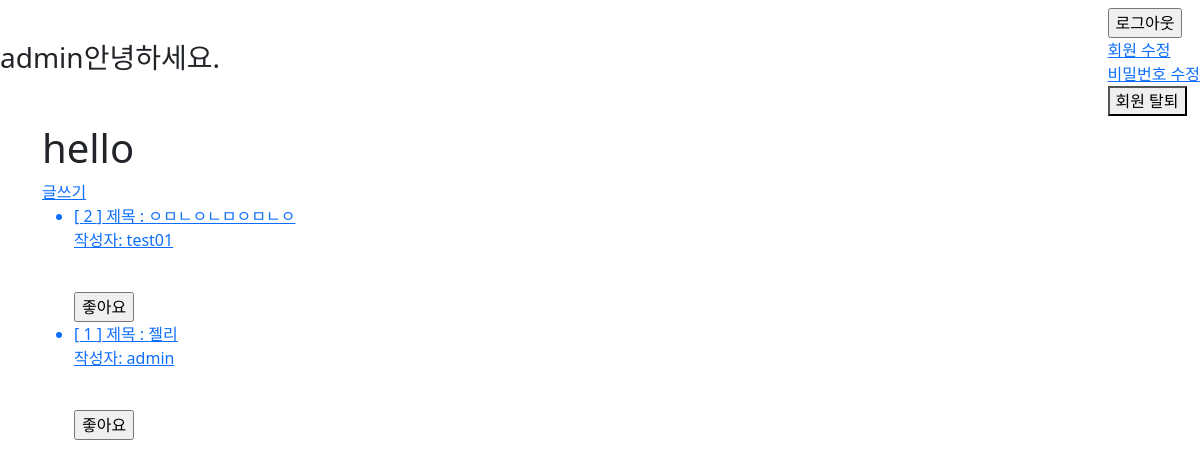
Screenshot of /articles/ (signed in) with the database file from the repository.
### accounts/models.py (models this page shows)
class User(AbstractUser):
    followings = models.ManyToManyField("self", symmetrical=False, related_name="followers")

### articles/models.py (models this page shows, shortened)
class Article(models.Model):
    title = models.CharField(max_length=50) # max 무저건 필요
    content = models.TextField(default='') # 빈문자열
    created_at = models.DateTimeField(auto_now_add=True)
    updated_at = models.DateTimeField(auto_now=True)
    image = models.ImageField(upload_to = "images/", blank = True) # 기본은 빈상태 불허
    author = models.ForeignKey(
		settings.AUTH_USER_MODEL,
        on_delete=models.CASCADE,
        related_name="articles",
        )
    like_users = models.ManyToManyField(
        settings.AUTH_USER_MODEL, related_name="like_articles"
    )

### articles/views.py (the view)
# urls.py: path('', views.articles, name = "articles"),
def articles(request): # 처음 페이지 로딩시
    articles = Article.objects.all().order_by("-created_at")
    context = {
        "articles": articles,
    }
    return render(request, "articles/articles.html", context)

### articles/templates/articles/articles.html (shortened to what this page needs)
{% extends "base.html" %}
{% block content %}
<h1>hello</h1>
{% if request.user.is_authenticated %}
    <a href="{% url 'articles:create' %}">글쓰기</a>
{% else %}
    <a href="{% url "accounts:login" %}">로인그하고 작성하기</a>
{% endif %}
<ul>
    {% for article in articles %}
    <a href ="{% url 'articles:article_detail' article.pk %}">
        <li>
            <div> [ {{article.id}} ] 제목 : {{ article.title }}</div>
            <p> 작성자: {{article.author}} </p>
            <br>
        </li>
    </a>
    <form action="{% url 'articles:like' article.pk %}" method="POST">
        {% if request.user in article.like_users.all %}
            <input type="submit" value="좋아요 취소">
        {% else %}
            <input type="submit" value="좋아요">
        {% endif %}
    </form>
    {% endfor %}
</ul>
{% endblock content %}

### templates/base.html (shortened to what this page needs)
{% load static %}
<!DOCTYPE html>
<html lang="en">
<head>
    <link rel="stylesheet" href="{% static "css/style.css" %}">
    <link href="https://cdn.jsdelivr.net/npm/bootstrap@5.3.3/dist/css/bootstrap.min.css" rel="stylesheet">
</head>
<body>
<div class="navbar">
    {% if request.user.is_authenticated %}
    <h3>{{ request.user.username }}안녕하세요.</h3>
    <div>
    <form action="{% url 'accounts:logout' %}" method="POST">
        <input type="submit" value="로그아웃">
    </form>
    <a href="{% url 'accounts:update' %}">회원 수정</a><br>
    <a href="{% url 'accounts:change_password' %}">비밀번호 수정</a>
    <form action="{% url 'accounts:delete' %}" method="POST">
        <button type="submit">회원 탈퇴</button>
    </form>
    </div>
    {% else %}
    <div>
    <a href="{% url "accounts:login" %}">로그인</a>
    <a href="{% url "accounts:signup" %}">회원가입</a>
    </div>
    {% endif %}
</div>
<div class = "container">
    {% block content %}
    {% endblock content %}
</div>
</body>
</html>

### rows the page displays
User: user.username "admin"
Article: id "2", title "ㅇㅁㄴㅇㄴㅁㅇㅁㄴㅇ", author "test01"
Article: id "1", title "젤리", author "admin"
